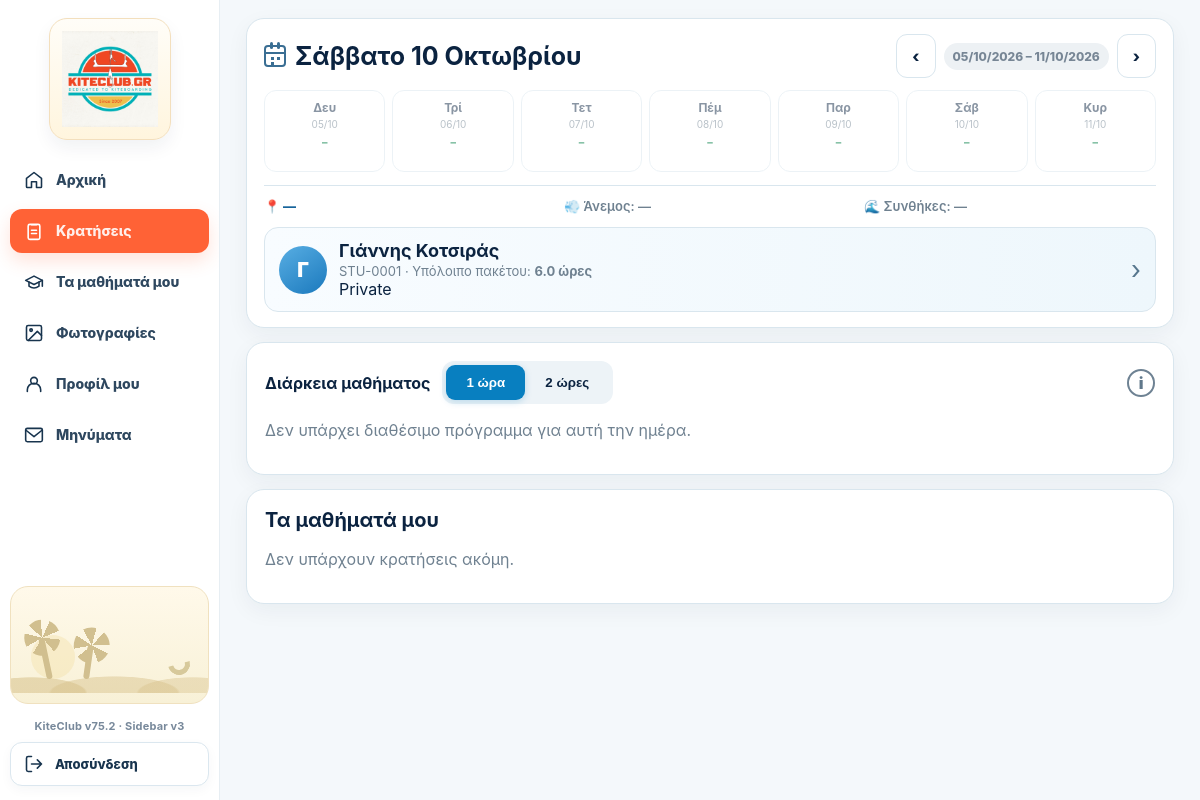
/student (signed in), run on the app's committed database.
### tables this page shows
CREATE TABLE users(
      id INTEGER PRIMARY KEY, name TEXT, email TEXT UNIQUE, phone TEXT,
      role TEXT NOT NULL, password_hash TEXT NOT NULL, active INTEGER DEFAULT 1
    , profile_photo TEXT, surname TEXT, instagram TEXT);

CREATE TABLE students(
      user_id INTEGER PRIMARY KEY, credits REAL DEFAULT 0, level TEXT DEFAULT 'Beginner'
    , student_code TEXT, lesson_type TEXT DEFAULT 'private', group_id INTEGER, crew_member INTEGER DEFAULT 0, crew_start_date TEXT, crew_end_date TEXT, crew_fee REAL DEFAULT 0);

### app.py (the view, shortened to what this page needs)
@app.route("/student")
def student():
    u=current_user()
    if not u or u["role"]!="student": return redirect(url_for("login"))
    raw_date=request.args.get("date")
    try:
        date=parse_gr_date(raw_date) if raw_date else (datetime.now()+timedelta(days=1)).date().isoformat()
    except ValueError:
        date=(datetime.now()+timedelta(days=1)).date().isoformat()
    normalize_selected_instructor_slots(date)
    rebalance_instructors(date)
    sync_day_spot(date)
    repair_booking_slot_links(date)
    con=db()
    st=con.execute("""
      SELECT s.*,u.name,u.surname,u.email,u.phone,u.profile_photo
      FROM students s JOIN users u ON u.id=s.user_id
      WHERE s.user_id=?
    """,(u["id"],)).fetchone()
    group_members=_group_members(con,u["id"])
    selected_spot=con.execute("""
      SELECT sp.*
      FROM day_spots ds JOIN spots sp ON sp.id=ds.spot_id
      WHERE ds.lesson_date=?
    """,(date,)).fetchone()
    if not selected_spot:
        selected_spot=con.execute("""
          SELECT sp.*
          FROM day_hours dh JOIN spots sp ON sp.id=dh.spot_id
          WHERE dh.lesson_date=?
          ORDER BY dh.start_time LIMIT 1
        """,(date,)).fetchone()
    day_columns=con.execute("""
      SELECT dc.column_no,dc.instructor_id,
             u.name instructor_name,u.surname instructor_surname,
             u.profile_photo instructor_photo
      FROM day_columns dc
      LEFT JOIN users u ON u.id=dc.instructor_id
      WHERE dc.lesson_date=? AND dc.instructor_id IS NOT NULL
      ORDER BY dc.column_no
    """,(date,)).fetchall()
    hours=[r["start_time"] for r in con.execute("""
      SELECT start_time FROM day_hours
      WHERE lesson_date=?
      ORDER BY start_time
    """,(date,)).fetchall()]
    all_slots=con.execute("""
      SELECT s.*,u.name instructor,u.surname instructor_surname,sp.name spot
      FROM slots s
      JOIN users u ON u.id=s.instructor_id
      JOIN spots sp ON sp.id=s.spot_id
      WHERE s.lesson_date=?
      ORDER BY s.start_time
    """,(date,)).fetchall()
    booking_rows=con.execute("""
      SELECT b.*,bs.slot_id AS occupied_slot_id,s.start_time,s.instructor_id,
             (SELECT COUNT(*) FROM booking_participants bp2 WHERE bp2.booking_id=b.id) participant_count
      FROM booking_slots bs
      JOIN bookings b ON b.id=bs.booking_id
      JOIN slots s ON s.id=bs.slot_id
      WHERE s.lesson_date=?
        AND b.status IN ('confirmed','pending_payment','completed','no_show')
    """,(date,)).fetchall()
    booking_by_slot={r["occupied_slot_id"]:r for r in booking_rows}
    own_booking_ids={r["booking_id"] for r in con.execute("""
      SELECT DISTINCT bp.booking_id
      FROM booking_participants bp
      JOIN booking_slots bs ON bs.booking_id=bp.booking_id
      JOIN slots sx ON sx.id=bs.slot_id
      WHERE bp.student_id=? AND sx.lesson_date=?
    """,(u["id"],date)).fetchall()}
    slot_matrix={}
    for s in all_slots:
        b=booking_by_slot.get(s["id"])
        own=bool(b and b["id"] in own_booking_ids)
        effective_status=s["status"]
        slot_matrix[(s["start_time"],s["instructor_id"])]={
          "slot":dict(s),
          "booking":dict(b) if b else None,
          "own":own,
          "effective_status":effective_status
        }
    selected_dt=datetime.strptime(date,"%Y-%m-%d").date()
    week_start=selected_dt - timedelta(days=selected_dt.weekday())
    greek_days=["Δευτέρα","Τρίτη","Τετάρτη","Πέμπτη","Παρασκευή","Σάββατο","Κυριακή"]
    week_days=[]
    for idx in range(7):
        d=week_start + timedelta(days=idx)
        iso=d.isoformat()
        spotrow=con.execute("""
          SELECT sp.name
          FROM day_spots ds JOIN spots sp ON sp.id=ds.spot_id
          WHERE ds.lesson_date=?
        """,(iso,)).fetchone()
        if not spotrow:
            spotrow=con.execute("""
              SELECT sp.name
              FROM day_hours dh JOIN spots sp ON sp.id=dh.spot_id
              WHERE dh.lesson_date=?
              ORDER BY dh.start_time LIMIT 1
            """,(iso,)).fetchone()
        available=con.execute("""
          SELECT COUNT(*) n FROM slots
          WHERE lesson_date=? AND status='open'
        """,(iso,)).fetchone()["n"]
        week_days.append({
          "iso":iso,
          "label":greek_days[idx],
          "spot":spotrow["name"] if spotrow else None,
          "available":available,
          "has_program":bool(spotrow),
          "selected":iso==date
        })
    prev_week=(week_start-timedelta(days=7)).isoformat()
    next_week=(week_start+timedelta(days=7)).isoformat()
    week_end=(week_start+timedelta(days=6)).isoformat()
    booking_rows=con.execute("""
      SELECT b.*,bp.payment_status participant_payment_status,bp.amount participant_amount,
             COALESCE(bp.attendance_status,b.status) participant_status,
             COALESCE(bp.participant_next_skill,b.next_skill) participant_next_skill,
             COALESCE(bp.participant_notes,b.instructor_notes) participant_notes,
             s.start_time,s.lesson_date,u.name instructor,u.surname instructor_surname,
             COALESCE(day_sp.name,slot_sp.name) spot,
             (SELECT COUNT(*) FROM booking_participants bp2 WHERE bp2.booking_id=b.id) participant_count,
             (SELECT GROUP_CONCAT(TRIM(pu.name || ' ' || COALESCE(pu.surname,'')), ' · ')
                FROM booking_participants bp3 JOIN users pu ON pu.id=bp3.student_id
               WHERE bp3.booking_id=b.id) participant_names
      FROM booking_participants bp
      JOIN bookings b ON b.id=bp.booking_id
      JOIN slots s ON s.id=b.slot_id
      JOIN users u ON u.id=s.instructor_id
      JOIN spots slot_sp ON slot_sp.id=s.spot_id
      LEFT JOIN day_spots ds ON ds.lesson_date=s.lesson_date
      LEFT JOIN spots day_sp ON day_sp.id=ds.spot_id
      WHERE bp.student_id=?
      ORDER BY s.lesson_date DESC,s.start_time DESC
    """,(u["id"],)).fetchall()
    now_dt=datetime.now()
    bookings=[]
    con.close()
    return render_template(
      "student.html",
      student=st,
      bookings=bookings,
      date=date,
      selected_spot=selected_spot,
      week_days=week_days,
      prev_week=prev_week,
      next_week=next_week,
      week_start=week_start.isoformat(),
      week_end=week_end,
      day_columns=day_columns,
      hours=hours,
      slot_matrix=slot_matrix,
      group_members=group_members
    )

### templates/student.html (shortened to what this page needs)
{% extends "base.html" %}{% block content %}
<link rel="stylesheet" href="{{ url_for('static', filename='student-portal.css') }}">
<link rel="stylesheet" href="{{url_for('static',filename='role-sidebar-v3.css')}}?v=3">
<div class="student-portal-shell">
  {% set student_nav='booking' %}{% include '_student_portal_sidebar.html' %}
  <main class="student-portal-main">
    <div class="student-portal-content">
<div class="student-wrap">
  <div class="card booking-hero">
    <div class="hero-title">
      <h1><span class="date-icon" aria-hidden="true"></span>{{date|gr_long_date}}</h1>
      <div class="week-nav">
        <a class="btn alt" href="{{url_for('student',date=prev_week|gr_date)}}">‹</a>
        <span class="badge off">{{week_start|gr_date}} – {{week_end|gr_date}}</span>
        <a class="btn alt" href="{{url_for('student',date=next_week|gr_date)}}">›</a>
      </div>
    </div>
    <div class="weekbar">
      {% for d in week_days %}
        {% if d.has_program %}
        <a class="daymini {% if d.selected %}selected{% endif %}" href="{{url_for('student',date=d.iso|gr_date)}}">
          <b>{{d.label[:3]}}</b>
          <small>{{d.iso[8:10]}}/{{d.iso[5:7]}}</small>
          <div class="spot">{{d.spot}}</div>
        </a>
        {% else %}
        <div class="daymini disabled">
          <b>{{d.label[:3]}}</b>
          <small>{{d.iso[8:10]}}/{{d.iso[5:7]}}</small>
          <div class="spot">–</div>
        </div>
        {% endif %}
      {% endfor %}
    </div>
    <div class="spot-strip">
      <div class="spot-info">📍 {% if selected_spot %}{{selected_spot.name}}{% else %}—{% endif %}</div>
      <div class="spot-info muted-info">💨 Άνεμος: —</div>
      <div class="spot-info muted-info">🌊 Συνθήκες: —</div>
    </div>
    <a class="student-summary" href="{{url_for('student_profile')}}">
      <div class="student-person">
        <div class="student-avatar">
          {% if student.profile_photo %}
            <img src="{{url_for('static',filename=student.profile_photo)}}" alt="{{student.name}}">
          {% else %}
            {{student.name[:1] if student.name else 'Μ'}}
          {% endif %}
        </div>
        <div>
          <b>{{student.name}}{% if student.surname %} {{student.surname}}{% endif %}</b>
          <div class="creditline">{{student.student_code}} · Υπόλοιπο πακέτου: <strong>{{student.credits}} ώρες</strong></div>
          <div class="group-line">{{'Private' if student.lesson_type=='private' else ('2P Group' if student.lesson_type=='2p' else '3P Group')}}</div>
        </div>
      </div>
      <div style="font-size:26px;color:#56768d">›</div>
    </a>
  </div>
  <div class="card">
    <div class="duration-row">
      <div class="duration-left">
        <strong>Διάρκεια μαθήματος</strong>
        <div class="seg">
          <button type="button" class="dur active" data-dur="1">1 ώρα</button>
          <button type="button" class="dur" data-dur="2">2 ώρες</button>
        </div>
      </div>
      <div class="info-dot">i</div>
    </div>
    {% if selected_spot and hours and day_columns %}
    <div class="booking-card">
      <table class="booking-table" id="bookingTable">
        <thead>
          <tr>
            <th>Ώρα</th>
            {% for c in day_columns %}
            <th>
              <div class="inst-head">
                <div class="inst-avatar">
                  {% if c.instructor_photo %}
                    <img src="{{url_for('static',filename=c.instructor_photo)}}" alt="{{c.instructor_name}}">
                  {% else %}
                    {{c.instructor_name[:1]}}
                  {% endif %}
                </div>
                <div class="inst-name">{{c.instructor_name}}{% if c.instructor_surname %} {{c.instructor_surname}}{% endif %}</div>
                <div class="inst-sub">KiteClub Instructor</div>
              </div>
            </th>
            {% endfor %}
          </tr>
        </thead>
        <tbody>
        {% for h in hours %}
          <tr>
            <td>{{h|hm24}}</td>
            {% for c in day_columns %}
              {% set data = slot_matrix.get((h,c.instructor_id)) %}
              <td>
                {% if data %}
                  {% if data.own %}
                    {% if data.booking.status == 'no_show' %}
                      <button class="slotbtn slot-unavailable" disabled>⚠ No-show</button>
                    {% elif data.booking.status == 'completed' %}
                      <button class="slotbtn slot-empty" disabled>✓ Ολοκληρώθηκε</button>
                    {% else %}
                      <button class="slotbtn slot-own" disabled><span class="slot-icon">✓</span> Η κράτησή μου</button>
                    {% endif %}
                  {% elif data.effective_status == 'open' %}
                    <button class="slotbtn slot-open selectable"
                            data-slot="{{data.slot.id}}"
                            data-hour="{{h}}"
                            data-inst="{{c.instructor_id}}"
                            data-instname="{{c.instructor_name}}{% if c.instructor_surname %} {{c.instructor_surname}}{% endif %}"
                            data-photo="{% if c.instructor_photo %}{{url_for('static',filename=c.instructor_photo)}}{% endif %}">
                      <span class="slot-icon">＋</span> Διαθέσιμο
                    </button>
                  {% elif data.effective_status == 'pending_payment' %}
                    <button class="slotbtn slot-unavailable" disabled>Pending</button>
                  {% elif data.effective_status == 'booked' %}
                    <button class="slotbtn slot-unavailable" disabled><span class="slot-icon">●</span> Κλεισμένο</button>
                  {% elif data.effective_status == 'standby' %}
                    <button class="slotbtn slot-empty" disabled>— Μη διαθέσιμο</button>
                  {% elif data.effective_status == 'closed' %}
                    <button class="slotbtn slot-unavailable" disabled><span class="slot-icon">●</span> Κλεισμένο</button>
                  {% elif data.effective_status == 'completed' %}
                    <button class="slotbtn slot-empty" disabled>Ολοκληρώθηκε</button>
                  {% else %}
                    <button class="slotbtn slot-empty" disabled>—</button>
                  {% endif %}
                {% else %}
                  <button class="slotbtn slot-empty" disabled>—</button>
                {% endif %}
              </td>
            {% endfor %}
          </tr>
        {% endfor %}
        </tbody>
      </table>
    </div>
    <div class="legend">
      <span style="background:#dff7e8;color:#087846">＋ Διαθέσιμο</span>
      <span style="background:#ffe5e8;color:#bf3b48">● Κλεισμένο</span>
      <span style="background:#1688d4;color:white">✓ Η κράτησή μου</span>
      <span style="background:#eef2f5;color:#8996a2">— Μη διαθέσιμο</span>
    </div>
    <div id="confirmbar" class="confirmbar">
      <div id="selectionText"></div>
      <button class="btn" type="button" onclick="openConfirm()">Συνέχεια</button>
    </div>
    {% else %}
      <p class="muted">Δεν υπάρχει διαθέσιμο πρόγραμμα για αυτή την ημέρα.</p>
    {% endif %}
  </div>
  <div class="card lessons-card" id="my-lessons">
    <h2>Τα μαθήματά μου</h2>
    {% for b in bookings %}
    <div class="item spread">
      <div>
        <b>{{b.lesson_date|gr_date}} · {{b.start_time|hm24}} · {{b.instructor}}{% if b.instructor_surname %} {{b.instructor_surname}}{% endif %}</b>
        <div class="muted">{{b.spot}} · {{b.duration}} ώρες{% if b.participant_count and b.participant_count>1 %} · {{b.participant_count}}P Group{% endif %}</div>
        {% if b.participant_count and b.participant_count>1 %}<div class="group-names">{{b.participant_names}}</div>{% endif %}
        {% if b.status in ['confirmed','pending_payment'] %}
          {% if b.can_cancel %}
            <div class="muted" style="margin-top:4px">Μπορείς να ακυρώσεις έως 6 ώρες πριν.</div>
          {% else %}
            <div class="muted" style="margin-top:4px">Η προθεσμία ακύρωσης έχει λήξει.</div>
          {% endif %}
        {% endif %}
      </div>
      <div class="row">
        <span class="badge {{'off' if b.status=='no_show' else ('ok' if b.status in ['confirmed','completed'] else 'wait')}}">{{'No-show' if b.status=='no_show' else ('Make-up' if b.status=='makeup' else b.status)}}</span>
        {% if b.can_cancel %}
        <form method="post" action="{{url_for('cancel_student_booking',booking_id=b.id)}}" onsubmit="return confirm('{{ 'Η ακύρωση θα ακυρώσει την κοινή κράτηση για όλο το group. Συνέχεια;' if b.participant_count and b.participant_count > 1 else 'Θέλεις να ακυρώσεις την κράτηση; Οι ώρες θα επιστραφούν στο πακέτο σου.' }}')">
          <input type="hidden" name="_csrf_token" value="{{ csrf_token() }}">
          <button class="btn alt" type="submit">Ακύρωση</button>
        </form>
        {% endif %}
      </div>
    </div>
    {% else %}
    <p class="muted">Δεν υπάρχουν κρατήσεις ακόμη.</p>
    {% endfor %}
  </div>
</div>
    </div>
  </main>
</div>
{% endblock %}

### data on the page
users: name "Γ", name "Γιάννης", surname "Κοτσιράς"
students: student_code "STU-0001", credits "6.0", lesson_type "Private"

### other printed values
{{ date|gr_long_date }} "Σάββατο 10 Οκτωβρίου"
{{ week_start|gr_date }} "05/10/2026"
{{ week_end|gr_date }} "11/10/2026"
{{ d.label[:3] }} "Δευ" "Τρί" "Τετ" "Πέμ" "Παρ" "Σάβ" "Κυρ"
{{ d.iso[8:10] }} "05" "06" "07" "08" "09" "10" "11"
{{ d.iso[5:7] }} "10" "10" "10" "10" "10" "10" "10"
